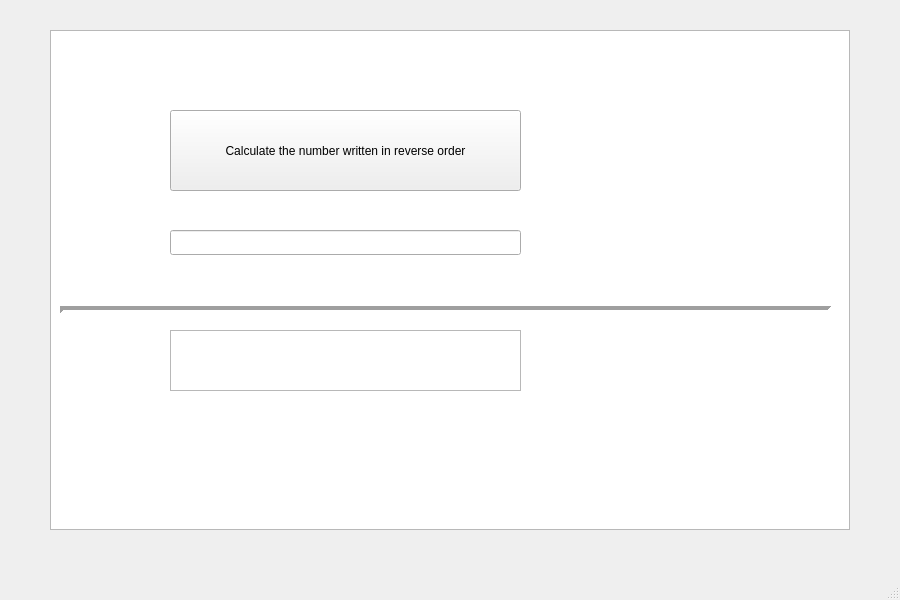
<?xml version="1.0" encoding="UTF-8"?>
<ui version="4.0">
 <class>MainWindow</class>
 <widget class="QMainWindow" name="MainWindow">
  <property name="geometry">
   <rect>
    <x>0</x>
    <y>0</y>
    <width>900</width>
    <height>600</height>
   </rect>
  </property>
  <property name="windowTitle">
   <string>MainWindow</string>
  </property>
  <widget class="QWidget" name="centralwidget">
   <widget class="QListWidget" name="listWidget">
    <property name="geometry">
     <rect>
      <x>50</x>
      <y>30</y>
      <width>800</width>
      <height>500</height>
     </rect>
    </property>
   </widget>
   <widget class="QLineEdit" name="lineEdit">
    <property name="geometry">
     <rect>
      <x>170</x>
      <y>230</y>
      <width>351</width>
      <height>25</height>
     </rect>
    </property>
   </widget>
   <widget class="QTextEdit" name="textEdit">
    <property name="geometry">
     <rect>
      <x>170</x>
      <y>330</y>
      <width>351</width>
      <height>61</height>
     </rect>
    </property>
   </widget>
   <widget class="QPushButton" name="calculate">
    <property name="geometry">
     <rect>
      <x>170</x>
      <y>110</y>
      <width>351</width>
      <height>81</height>
     </rect>
    </property>
    <property name="text">
     <string>Calculate the number written in reverse order</string>
    </property>
   </widget>
   <widget class="Line" name="line">
    <property name="geometry">
     <rect>
      <x>60</x>
      <y>300</y>
      <width>771</width>
      <height>21</height>
     </rect>
    </property>
    <property name="lineWidth">
     <number>4</number>
    </property>
    <property name="orientation">
     <enum>Qt::Horizontal</enum>
    </property>
   </widget>
  </widget>
  <widget class="QMenuBar" name="menubar">
   <property name="geometry">
    <rect>
     <x>0</x>
     <y>0</y>
     <width>900</width>
     <height>22</height>
    </rect>
   </property>
  </widget>
  <widget class="QStatusBar" name="statusbar"/>
 </widget>
 <resources/>
 <connections/>
</ui>
